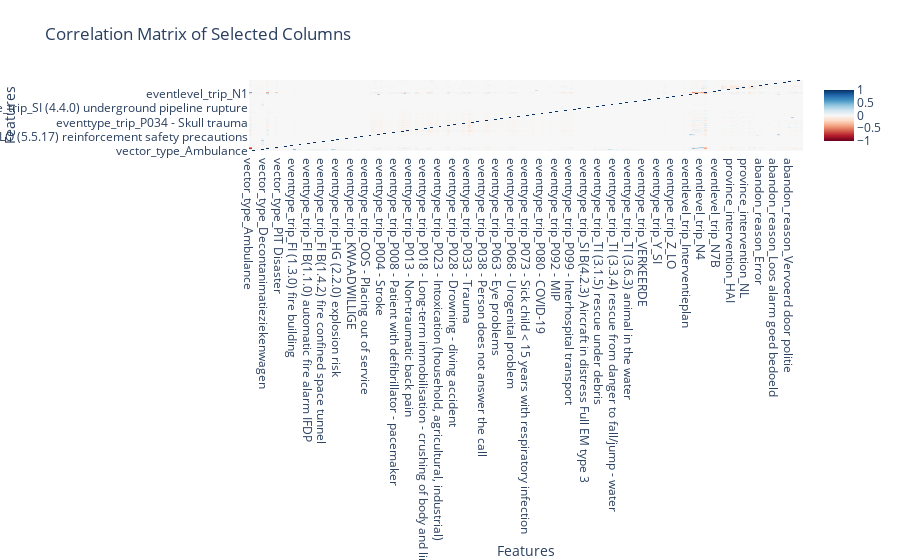

The code cell stored with this chart in its notebook:
### Code cell
import pandas as pd
import seaborn as sns
import plotly.graph_objs as go
import plotly.express as px
import matplotlib.pyplot as plt

# Assuming df_interventions1 is your DataFrame
selected_columns = ['vector_type', 'eventtype_trip', 'eventlevel_trip', 'province_intervention', 'abandon_reason']

# Selecting the relevant columns
df_selected = interventions_dataset[selected_columns]

# Handling missing values (if any)
#df_selected.fillna('Unknown', inplace=True)

# Encoding categorical variables using one-hot encoding
df_encoded = pd.get_dummies(df_selected)

# Calculating the correlation matrix
correlation_matrix = df_encoded.corr()

# Create a heatmap using Plotly
heatmap = go.Heatmap(
    z=correlation_matrix.values,
    x=correlation_matrix.columns,
    y=correlation_matrix.columns,
    colorscale='RdBu',
    zmin=-1, zmax=1
)

# Create layout for the heatmap
layout = go.Layout(
    title='Correlation Matrix of Selected Columns',
    xaxis=dict(title='Features'),
    yaxis=dict(title='Features'),
    margin=dict(l=140, r=40, t=80, b=40),
)

# Create a Figure object
fig = go.Figure(data=[heatmap], layout=layout)

# Show the interactive plot
fig.show()

### Figure 1 — Plotly figure (JSON) as saved in the notebook; plotly's stock layout.template omitted (floating-point values rounded to 4 significant figures; data arrays with more than 128 entries replaced by an {"elided": "..."} marker saying what was removed)
{"data": [{"colorscale": [[0, "rgb(103,0,31)"], [0.1, "rgb(178,24,43)"], [0.2, "rgb(214,96,77)"], [0.3, "rgb(244,165,130)"], [0.4, "rgb(253,219,199)"], [0.5, "rgb(247,247,247)"], [0.6, "rgb(209,229,240)"], [0.7, "rgb(146,197,222)"], [0.8, "rgb(67,147,195)"], [0.9, "rgb(33,102,172)"], [1, "rgb(5,48,97)"]], "type": "heatmap", "x": {"elided": "190 str values"}, "y": {"elided": "190 str values"}, "z": {"elided": "190x190 float values"}, "zmax": 1, "zmin": -1}], "layout": {"margin": {"b": 40, "l": 140, "r": 40, "t": 80}, "title": {"text": "Correlation Matrix of Selected Columns"}, "xaxis": {"title": {"text": "Features"}}, "yaxis": {"title": {"text": "Features"}}}}
